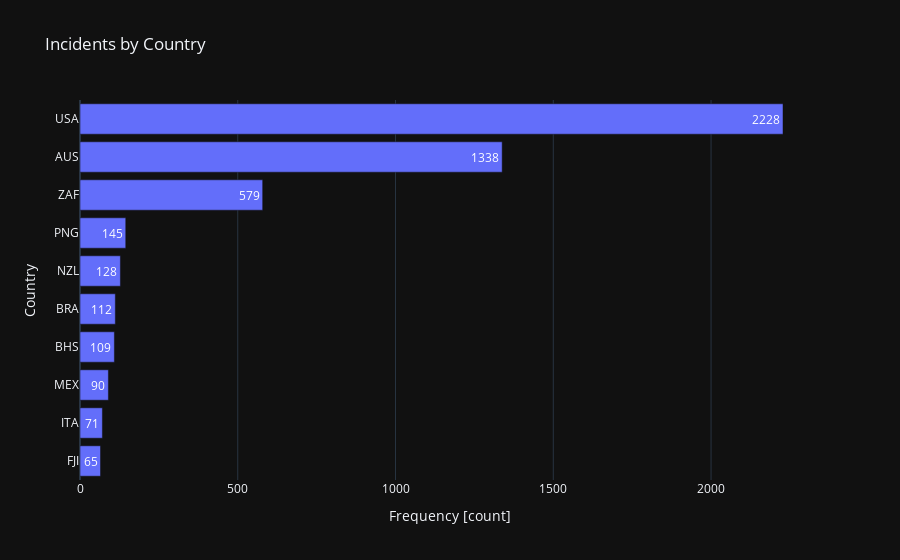

This figure's notebook cell:
### Code cell
# Create dataframe with incident count by country excluding "not found" rows
inc_by_country = (
    shark_clean.drop(index=shark_clean[shark_clean["country_iso3"] == "not found"].index)
    .groupby(by="country_iso3")
    .agg(count=("country_iso3", "count"))
    .reset_index()
    .sort_values(by="count")
)

# Create horizontal bar chart with top 10 count by country
fig = px.bar(
    data_frame = inc_by_country.tail(10),
    x = "count",
    y = "country_iso3",
    orientation = "h",
    title = "Incidents by Country",
    text = "count"
)

# Set axis labels
fig.update_layout(xaxis_title = "Frequency [count]", yaxis_title = "Country")

fig.show()

### Figure 1 — Plotly figure (JSON) as saved in the notebook; plotly's stock layout.template omitted (floating-point values rounded to 4 significant figures)
{"data": [{"alignmentgroup": "True", "hovertemplate": "count=%{text}<br>country_iso3=%{y}<extra></extra>", "legendgroup": "", "marker": {"color": "#636efa", "pattern": {"shape": ""}}, "name": "", "offsetgroup": "", "orientation": "h", "showlegend": false, "text": [65.0, 71.0, 90.0, 109.0, 112.0, 128.0, 145.0, 579.0, 1338.0, 2228.0], "textposition": "auto", "x": [65, 71, 90, 109, 112, 128, 145, 579, 1338, 2228], "xaxis": "x", "y": ["FJI", "ITA", "MEX", "BHS", "BRA", "NZL", "PNG", "ZAF", "AUS", "USA"], "yaxis": "y", "type": "bar"}], "layout": {"xaxis": {"anchor": "y", "domain": [0.0, 1.0], "title": {"text": "Frequency [count]"}}, "yaxis": {"anchor": "x", "domain": [0.0, 1.0], "title": {"text": "Country"}}, "legend": {"tracegroupgap": 0}, "title": {"text": "Incidents by Country"}, "barmode": "relative"}}
